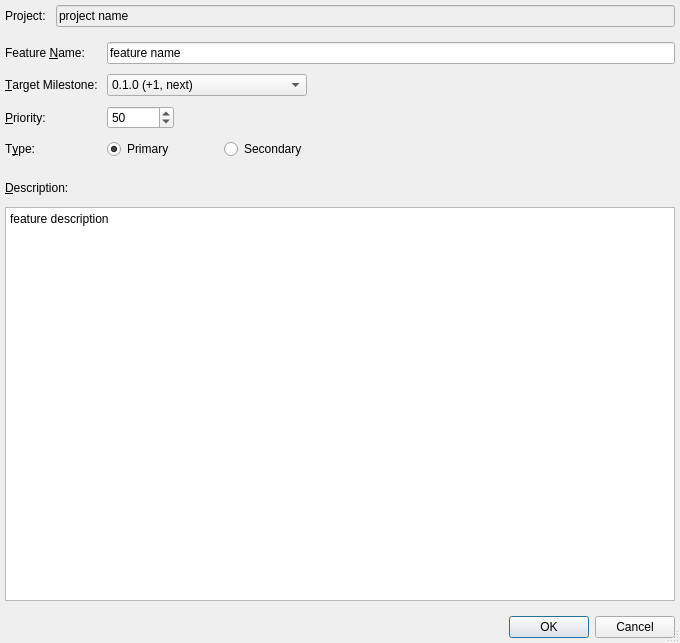
<?xml version="1.0" encoding="UTF-8"?>
<ui version="4.0">
 <class>milestone_add_feature</class>
 <widget class="QDialog" name="milestone_add_feature">
  <property name="geometry">
   <rect>
    <x>0</x>
    <y>0</y>
    <width>680</width>
    <height>643</height>
   </rect>
  </property>
  <property name="windowTitle">
   <string>Add Feature</string>
  </property>
  <property name="sizeGripEnabled">
   <bool>true</bool>
  </property>
  <property name="modal">
   <bool>true</bool>
  </property>
  <layout class="QGridLayout" name="gridLayout_4">
   <property name="margin">
    <number>5</number>
   </property>
   <property name="spacing">
    <number>10</number>
   </property>
   <item row="3" column="0" colspan="2">
    <widget class="QDialogButtonBox" name="buttonBox">
     <property name="orientation">
      <enum>Qt::Horizontal</enum>
     </property>
     <property name="standardButtons">
      <set>QDialogButtonBox::Cancel|QDialogButtonBox::Ok</set>
     </property>
    </widget>
   </item>
   <item row="2" column="0" colspan="2">
    <widget class="QWidget" name="widget_2" native="true">
     <layout class="QGridLayout" name="gridLayout_3">
      <property name="leftMargin">
       <number>0</number>
      </property>
      <property name="topMargin">
       <number>5</number>
      </property>
      <property name="rightMargin">
       <number>0</number>
      </property>
      <property name="bottomMargin">
       <number>5</number>
      </property>
      <property name="spacing">
       <number>10</number>
      </property>
      <item row="0" column="0">
       <widget class="QLabel" name="label_6">
        <property name="minimumSize">
         <size>
          <width>0</width>
          <height>18</height>
         </size>
        </property>
        <property name="text">
         <string>&amp;Description:</string>
        </property>
        <property name="buddy">
         <cstring>af_text_description</cstring>
        </property>
       </widget>
      </item>
      <item row="1" column="0">
       <widget class="QPlainTextEdit" name="af_text_description">
        <property name="plainText">
         <string>feature description</string>
        </property>
       </widget>
      </item>
     </layout>
    </widget>
   </item>
   <item row="0" column="0" colspan="2">
    <widget class="QWidget" name="widget" native="true">
     <layout class="QGridLayout" name="gridLayout">
      <property name="margin">
       <number>0</number>
      </property>
      <property name="spacing">
       <number>10</number>
      </property>
      <item row="0" column="1">
       <widget class="QLineEdit" name="af_line_project">
        <property name="styleSheet">
         <string notr="true">background-color:palette(Window);</string>
        </property>
        <property name="text">
         <string>project name</string>
        </property>
        <property name="readOnly">
         <bool>true</bool>
        </property>
       </widget>
      </item>
      <item row="0" column="0">
       <widget class="QLabel" name="label">
        <property name="text">
         <string>Project:</string>
        </property>
       </widget>
      </item>
     </layout>
    </widget>
   </item>
   <item row="1" column="0" colspan="2">
    <widget class="QWidget" name="widget_4" native="true">
     <layout class="QGridLayout" name="gridLayout_2">
      <property name="leftMargin">
       <number>0</number>
      </property>
      <property name="topMargin">
       <number>5</number>
      </property>
      <property name="rightMargin">
       <number>0</number>
      </property>
      <property name="bottomMargin">
       <number>5</number>
      </property>
      <property name="spacing">
       <number>10</number>
      </property>
      <item row="1" column="0">
       <widget class="QLabel" name="label_3">
        <property name="text">
         <string>&amp;Target Milestone:</string>
        </property>
        <property name="buddy">
         <cstring>af_combo_target</cstring>
        </property>
       </widget>
      </item>
      <item row="3" column="4">
       <widget class="QRadioButton" name="af_radio_secondary">
        <property name="text">
         <string>Secondary</string>
        </property>
       </widget>
      </item>
      <item row="0" column="2" colspan="4">
       <widget class="QLineEdit" name="af_line_name">
        <property name="minimumSize">
         <size>
          <width>400</width>
          <height>0</height>
         </size>
        </property>
        <property name="text">
         <string>feature name</string>
        </property>
       </widget>
      </item>
      <item row="2" column="3" colspan="3">
       <spacer name="horizontalSpacer">
        <property name="orientation">
         <enum>Qt::Horizontal</enum>
        </property>
        <property name="sizeHint" stdset="0">
         <size>
          <width>40</width>
          <height>20</height>
         </size>
        </property>
       </spacer>
      </item>
      <item row="2" column="0">
       <widget class="QLabel" name="label_4">
        <property name="text">
         <string>&amp;Priority:</string>
        </property>
        <property name="buddy">
         <cstring>af_spin_priority</cstring>
        </property>
       </widget>
      </item>
      <item row="3" column="0">
       <widget class="QLabel" name="label_5">
        <property name="text">
         <string>T&amp;ype:</string>
        </property>
        <property name="buddy">
         <cstring>af_radio_secondary</cstring>
        </property>
       </widget>
      </item>
      <item row="2" column="2">
       <widget class="QSpinBox" name="af_spin_priority">
        <property name="value">
         <number>50</number>
        </property>
       </widget>
      </item>
      <item row="3" column="2">
       <widget class="QRadioButton" name="af_radio_primary">
        <property name="text">
         <string>Primary</string>
        </property>
        <property name="checked">
         <bool>true</bool>
        </property>
       </widget>
      </item>
      <item row="0" column="0">
       <widget class="QLabel" name="label_2">
        <property name="text">
         <string>Feature &amp;Name:</string>
        </property>
        <property name="buddy">
         <cstring>af_line_name</cstring>
        </property>
       </widget>
      </item>
      <item row="1" column="2" colspan="3">
       <widget class="QComboBox" name="af_combo_target">
        <property name="minimumSize">
         <size>
          <width>200</width>
          <height>0</height>
         </size>
        </property>
        <item>
         <property name="text">
          <string>0.1.0 (+1, next)</string>
         </property>
        </item>
       </widget>
      </item>
      <item row="1" column="5">
       <spacer name="horizontalSpacer_3">
        <property name="orientation">
         <enum>Qt::Horizontal</enum>
        </property>
        <property name="sizeHint" stdset="0">
         <size>
          <width>40</width>
          <height>20</height>
         </size>
        </property>
       </spacer>
      </item>
     </layout>
    </widget>
   </item>
  </layout>
 </widget>
 <tabstops>
  <tabstop>af_line_name</tabstop>
  <tabstop>af_combo_target</tabstop>
  <tabstop>af_spin_priority</tabstop>
  <tabstop>af_radio_primary</tabstop>
  <tabstop>af_text_description</tabstop>
  <tabstop>af_radio_secondary</tabstop>
  <tabstop>af_line_project</tabstop>
  <tabstop>buttonBox</tabstop>
 </tabstops>
 <resources/>
 <connections>
  <connection>
   <sender>buttonBox</sender>
   <signal>accepted()</signal>
   <receiver>milestone_add_feature</receiver>
   <slot>accept()</slot>
   <hints>
    <hint type="sourcelabel">
     <x>247</x>
     <y>585</y>
    </hint>
    <hint type="destinationlabel">
     <x>157</x>
     <y>274</y>
    </hint>
   </hints>
  </connection>
  <connection>
   <sender>buttonBox</sender>
   <signal>rejected()</signal>
   <receiver>milestone_add_feature</receiver>
   <slot>reject()</slot>
   <hints>
    <hint type="sourcelabel">
     <x>315</x>
     <y>585</y>
    </hint>
    <hint type="destinationlabel">
     <x>286</x>
     <y>274</y>
    </hint>
   </hints>
  </connection>
 </connections>
</ui>
